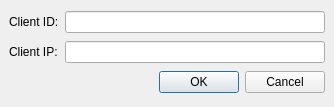
<ui version="4.0" >
 <class>ClientSettingsWindow</class>
 <widget class="QDialog" name="ClientSettingsWindow" >
  <property name="windowModality" >
   <enum>Qt::WindowModal</enum>
  </property>
  <property name="geometry" >
   <rect>
    <x>0</x>
    <y>0</y>
    <width>334</width>
    <height>107</height>
   </rect>
  </property>
  <property name="windowTitle" >
   <string>Client Settings</string>
  </property>
  <property name="windowIcon" >
   <iconset>../../data/icons/kcontrol.png</iconset>
  </property>
  <layout class="QGridLayout" >
   <property name="margin" >
    <number>9</number>
   </property>
   <property name="spacing" >
    <number>6</number>
   </property>
   <item row="0" column="0" >
    <widget class="QLabel" name="label" >
     <property name="text" >
      <string>Client ID:</string>
     </property>
    </widget>
   </item>
   <item row="1" column="0" >
    <widget class="QLabel" name="label_2" >
     <property name="text" >
      <string>Client IP:</string>
     </property>
    </widget>
   </item>
   <item row="1" column="1" >
    <widget class="QLineEdit" name="clientIP" />
   </item>
   <item row="0" column="1" >
    <widget class="QLineEdit" name="clientID" />
   </item>
   <item row="2" column="0" colspan="2" >
    <widget class="QDialogButtonBox" name="buttonBox" >
     <property name="orientation" >
      <enum>Qt::Horizontal</enum>
     </property>
     <property name="standardButtons" >
      <set>QDialogButtonBox::Cancel|QDialogButtonBox::NoButton|QDialogButtonBox::Ok</set>
     </property>
    </widget>
   </item>
  </layout>
 </widget>
 <tabstops>
  <tabstop>clientID</tabstop>
  <tabstop>clientIP</tabstop>
  <tabstop>buttonBox</tabstop>
 </tabstops>
 <resources/>
 <connections>
  <connection>
   <sender>buttonBox</sender>
   <signal>accepted()</signal>
   <receiver>ClientSettingsWindow</receiver>
   <slot>accept()</slot>
   <hints>
    <hint type="sourcelabel" >
     <x>248</x>
     <y>254</y>
    </hint>
    <hint type="destinationlabel" >
     <x>157</x>
     <y>274</y>
    </hint>
   </hints>
  </connection>
  <connection>
   <sender>buttonBox</sender>
   <signal>rejected()</signal>
   <receiver>ClientSettingsWindow</receiver>
   <slot>reject()</slot>
   <hints>
    <hint type="sourcelabel" >
     <x>316</x>
     <y>260</y>
    </hint>
    <hint type="destinationlabel" >
     <x>286</x>
     <y>274</y>
    </hint>
   </hints>
  </connection>
 </connections>
</ui>
